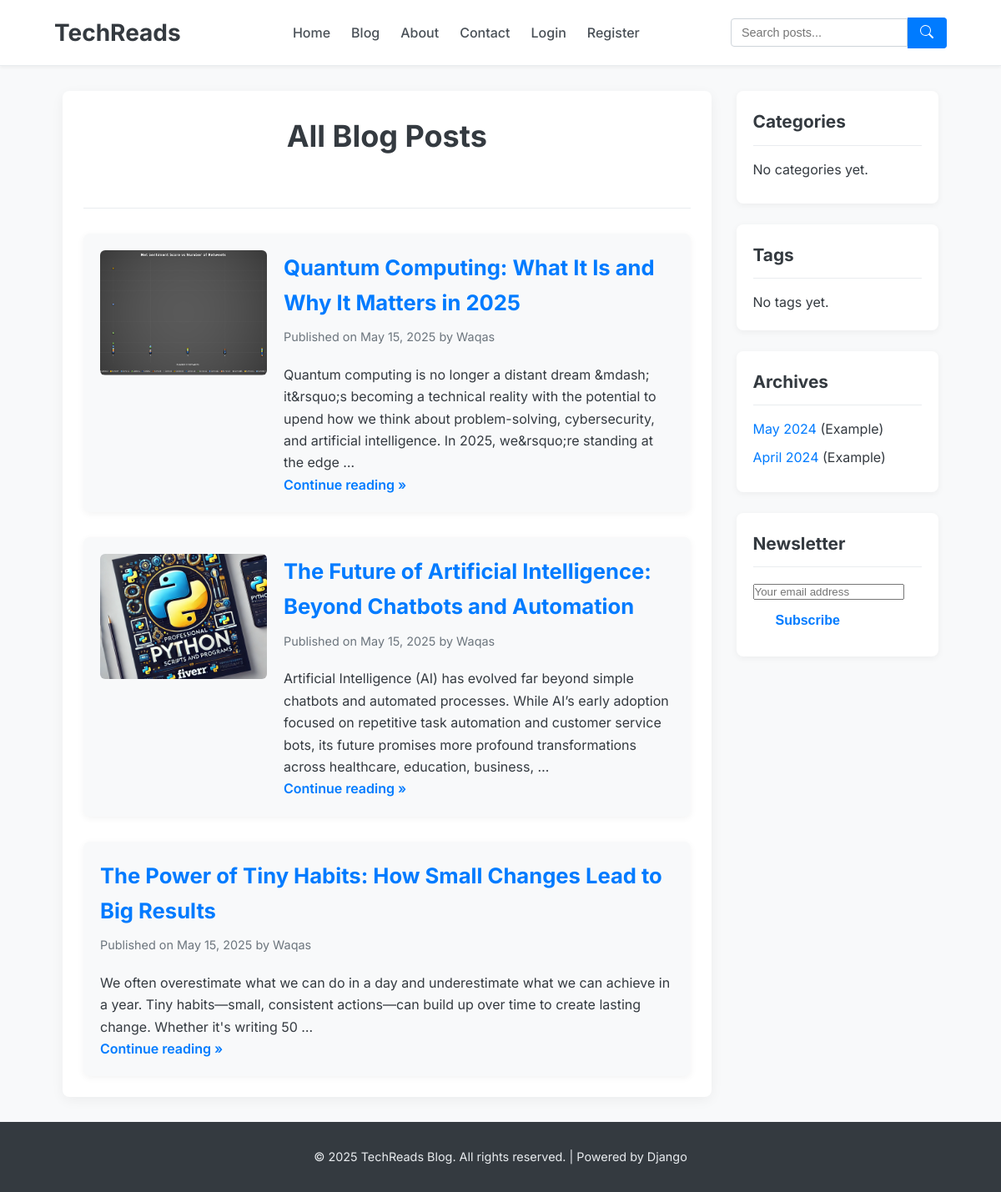
/posts/, run on the app's committed database.
### blog/models.py (models this page shows, shortened)
class Post(models.Model):
    STATUS_CHOICES = (
        ('draft', 'Draft'),
        ('published', 'Published'),
    )
    title = models.CharField(max_length=250)
    slug = models.SlugField(max_length=250, unique_for_date='publish')
    author = models.ForeignKey(User, on_delete=models.CASCADE, related_name='blog_posts')
    category = models.ForeignKey(Category, on_delete=models.SET_NULL, null=True, blank=True, related_name='posts') # New Category field
    body = RichTextUploadingField()
    title_image = models.ImageField(upload_to='post_images/', blank=True, null=True)
    publish = models.DateTimeField(default=timezone.now)
    created = models.DateTimeField(auto_now_add=True)
    updated = models.DateTimeField(auto_now=True)
    status = models.CharField(max_length=10, choices=STATUS_CHOICES, default='draft')
    tags = TaggableManager(blank=True) # New Tags field using django-taggit
    class Meta:
        ordering = ('-publish',)
    def get_absolute_url(self):
        return reverse('blog:post_detail',
                       args=[self.publish.year,
                             self.publish.month,
                             self.publish.day,
                             self.slug])

### blog/views.py (the view)
# urls.py: path('posts/', views.post_list_view, name='post_list'),
def post_list_view(request, category_slug=None, tag_slug=None):
    object_list = Post.objects.filter(status='published')
    category = None
    tag = None
    page_title = "All Blog Posts"
    if category_slug:
        category = get_object_or_404(Category, slug=category_slug)
        object_list = object_list.filter(category=category)
        page_title = f"Posts in Category: {category.name}"
    if tag_slug:
        tag = get_object_or_404(Tag, slug=tag_slug)
        object_list = object_list.filter(tags__in=[tag]) # Filter by posts containing the tag
        page_title = f"Posts Tagged: {tag.name}"
    paginator = Paginator(object_list, 5) # 5 posts in each page
    page = request.GET.get('page')
    try:
        posts = paginator.page(page)
    except PageNotAnInteger:
        posts = paginator.page(1)
    except EmptyPage:
        posts = paginator.page(paginator.num_pages)
    categories = Category.objects.all()
    all_tags = Tag.objects.all()
    return render(request,
                  'blog/post/list.html',
                  {'posts': posts,
                   'page': page, # For pagination template
                   'category': category, # Current category, if any
                   'tag': tag,           # Current tag, if any
                   'page_title': page_title,
                   'categories': categories, # For sidebar/dropdown
                   'all_tags': all_tags}) # For sidebar/dropdown

### blog/templates/blog/post/list.html (shortened to what this page needs)
{% extends "blog/base.html" %}
{% load static %}
{% block content %}
<div class="page-header">
    <h2 class="page-title">{{ page_title }}</h2>
</div>
<div class="post-list-container">
    {% for post_item in posts %} <article class="post-list-item">
        {% if post_item.title_image %}
        <div class="post-list-item-image">
            <a href="{{ post_item.get_absolute_url }}">
                <img src="{{ post_item.title_image.url }}" alt="{{ post_item.title }}">
            </a>
        </div>
        {% endif %}
        <div class="post-list-item-content">
            <h3><a href="{{ post_item.get_absolute_url }}">{{ post_item.title }}</a></h3>
            <p class="date">
                Published on {{ post_item.publish|date:"F j, Y" }} by {{ post_item.author.first_name|default:post_item.author.username }}
            </p>
            <p>{{ post_item.body|striptags|truncatewords:35 }}</p>
            <a href="{{ post_item.get_absolute_url }}" class="read-more">Continue reading &raquo;</a>
        </div>
    </article>
    {% endfor %}
</div>
{% endblock %}

### blog/static/blog/css/style.css (style rules this page uses)
* { margin: 0; padding: 0; box-sizing: border-box; }
body { font-family: 'Inter', sans-serif; line-height: 1.65; background-color: #f8f9fa; color: #343a40; display: flex; flex-direction: column; min-height: 100vh; }
a { color: #007bff; text-decoration: none; transition: color 0.2s ease-in-out; }
img { max-width: 100%; height: auto; border-radius: 8px; }
.featured-posts h2, .cta-section h2, .page-title { text-align: center; font-size: 2.25rem; font-weight: 700; margin-bottom: 40px; color: #343a40; }
.read-more { font-weight: 600; color: #007bff; align-self: flex-start; }
.post-list-container { display: grid; gap: 30px; }
.post-list-item { display: flex; gap: 20px; background-color: #f8f9fa; padding: 20px; border-radius: 8px; box-shadow: 0 2px 8px rgba(0,0,0,0.05); }
.post-list-item-image { flex-shrink: 0; width: 200px; height: 150px; }
.post-list-item-image img { width: 100%; height: 100%; object-fit: cover; border-radius: 6px; }
.post-list-item-content { flex-grow: 1; }
.post-list-item-content h3 { font-size: 1.6rem; margin-bottom: 8px; }
.post-list-item-content .date { font-size: 0.9rem; color: #6c757d; margin-bottom: 10px; }
.page-header { margin-bottom: 30px; padding-bottom: 15px; border-bottom: 1px solid #e9ecef; }

### data on the page
Post: title_image (picture), title "Quantum Computing: What It Is and Why It Matters in 2025", publish "May 15, 2025", author.first_name "Waqas", body "Quantum computing is no longer a distant dream &mdash; it&rsquo;s becoming a technical reality with the potential to upend how we think about problem-solving, cybersecurity, and artificial intelligence. In 2025, we&rsquo;re standing at the edge …"
Post: title_image (picture), title "The Future of Artificial Intelligence: Beyond Chatbots and Automation", publish "May 15, 2025", author.first_name "Waqas", body "Artificial Intelligence (AI) has evolved far beyond simple chatbots and automated processes. While AI’s early adoption focused on repetitive task automation and customer service bots, its future promises more profound transformations across healthcare, education, business, …"
Post: title "The Power of Tiny Habits: How Small Changes Lead to Big Results", publish "May 15, 2025", author.first_name "Waqas", body "We often overestimate what we can do in a day and underestimate what we can achieve in a year. Tiny habits—small, consistent actions—can build up over time to create lasting change. Whether it's writing 50 …"

### other printed values
{{ page_title }} "All Blog Posts"
